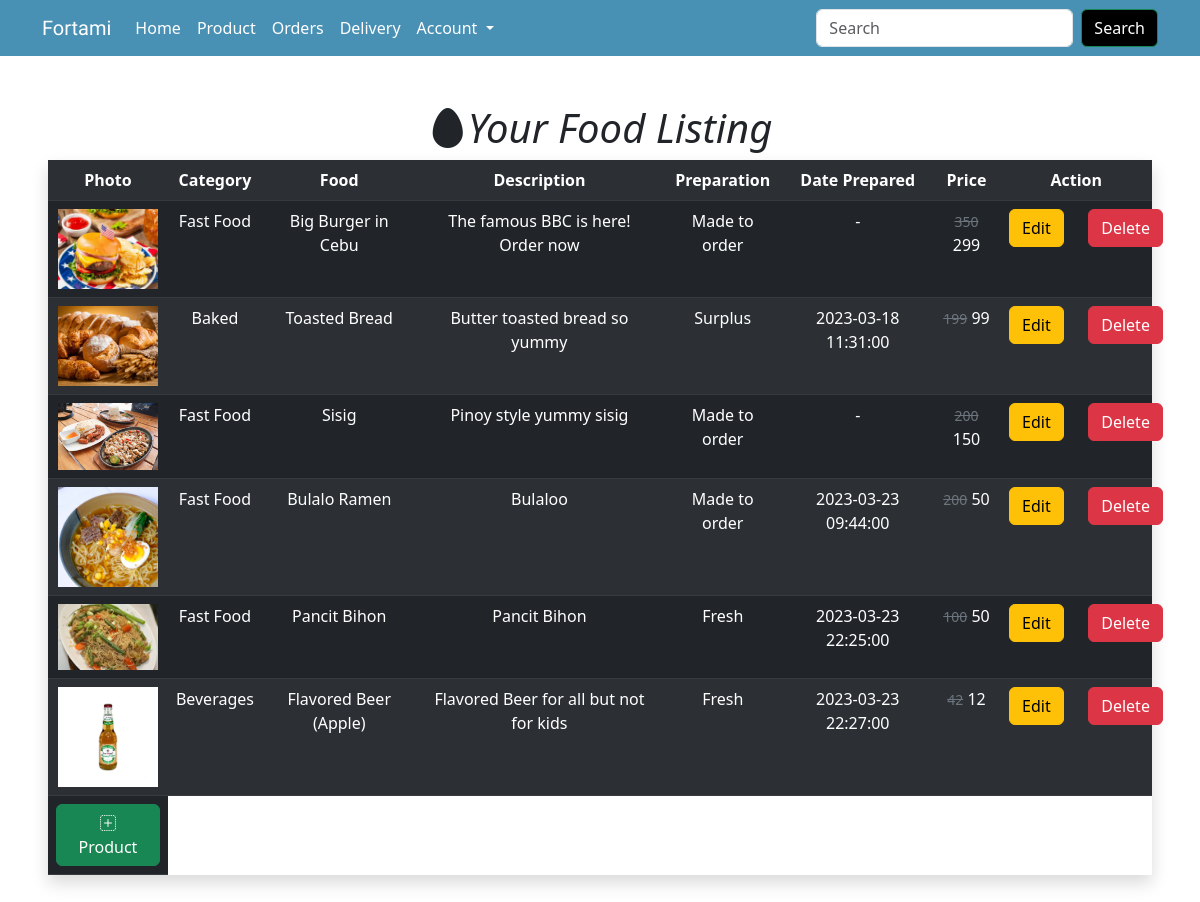
/product.php (signed in), run on the app's committed database.
### tables this page shows
CREATE TABLE `food_product` (
  `food_id` int(20) NOT NULL,
  `user_id` int(20) NOT NULL,
  `category_id` int(20) NOT NULL,
  `food_pic` varchar(255) NOT NULL,
  `food_name` varchar(50) NOT NULL,
  `food_description` varchar(100) NOT NULL,
  `preparation` varchar(50) NOT NULL,
  `food_creation` datetime DEFAULT NULL,
  `food_discountedPrice` varchar(50) DEFAULT NULL,
  `food_origPrice` varchar(50) NOT NULL
);

CREATE TABLE `category` (
  `category_id` int(20) NOT NULL,
  `category_name` varchar(50) NOT NULL,
  `category_description` varchar(50) NOT NULL
);

### backend.php (called while the page is built, shortened)
<?php
    class Backend{
      public $host = 'localhost';
      public $user = 'root';
      public $pass = '';
      public $db = 'fortami';
      public $con;
      function __construct(){
        $this->con = new mysqli($this->host,$this->user,$this->pass,$this->db) or die("Connection Error!");
      }
      function listproduct(){
          $sql = "SELECT food_id, food_pic,category.category_name,food_name,food_description,preparation,
          food_creation,food_discountedPrice,food_origPrice FROM food_product JOIN category ON food_product.category_id = category.category_id ORDER BY food_id";
          $result = $this->con->query($sql);
          return $result;
      }
    }
?>

### product.php (the view, shortened to what this page needs)
<?php
include 'backend.php';
include 'sellerheader.php';
?>
<!DOCTYPE html>
<html lang="en">
<head>
    <link rel="stylesheet" href="https://cdn.jsdelivr.net/npm/bootstrap-icons@1.10.3/font/bootstrap-icons.css">
</head>
<body>
    <?php
        $backend = new Backend;
        $list = $backend->listproduct();
    ?>
    <div class="container-fluid p-5" >
        <div class="col-12"><h1 class=" text-center "><i class="bi bi-egg-fill ">Your Food Listing</i></h1></div>
        <table class="table table-dark shadow table-striped text-center">
            <tr>
                <th>Photo</th>
                <th>Category</th>
                <th>Food</th>
                <th>Description</th>
                <th>Preparation</th>
                <th>Date Prepared</th>
                <th>Price</th>
                <th>Action</th>
            </tr>
            <?php
                foreach($list as $data){
            ?>
            <tr>
                <td><img src="./src/Food Menu/<?=$data['food_pic']?>" class="img-fluid" alt="Food Image" style="max-width:100px"></td>
                <td><?=$data['category_name']?></td>
                <td><?=$data['food_name']?></td>
                <td><?=$data['food_description']?></td>
                <td><?=$data['preparation']?></td>
                <td><?php
                        if($data['food_creation'] == '0000-00-00 00:00:00'){
                            echo "-";
                        }
                        else {
                            echo $data['food_creation'];
                        }
                    ?>
                </td>
                <td><?="<small><s class='text-secondary'>".$data['food_origPrice']."</s></small>"." ".$data['food_discountedPrice'];?></td>
                <td>
                    <div class="row" >
                        <div class="col-md-6">
                            <a class="btn btn-warning" href="./edit.php?id=<?=$data['food_id']?>" >Edit</a>
                        </div>
                        <div class="col-md-6">
                            <form action="" method="post">
                                <input type="submit" value="Delete" name="delbtn" class="btn btn-danger">
                            </form>
                        </div>
                    </div>
                </td>
            </tr>
            <?php
                }
            ?>
            <tr>
                <td><a class="btn btn-success text-center" href="./add.php"><i class="bi bi-plus-square-dotted"></i> Product</a></td>
            </tr>
        </table>
    </div>
</body>
</html>

### data on the page
food_product: food_pic (picture), category.category_name "Fast Food", food_name "Big Burger in Cebu", food_description "The famous BBC is here! Order now", preparation "Made to order", food_origPrice "350", food_discountedPrice "299"
food_product: food_pic (picture), category.category_name "Baked", food_name "Toasted Bread", food_description "Butter toasted bread so yummy", preparation "Surplus", food_creation "2023-03-18 11:31:00", food_origPrice "199", food_discountedPrice "99"
food_product: food_pic (picture), category.category_name "Fast Food", food_name "Sisig", food_description "Pinoy style yummy sisig", preparation "Made to order", food_origPrice "200", food_discountedPrice "150"
food_product: food_pic (picture), category.category_name "Fast Food", food_name "Bulalo Ramen", food_description "Bulaloo", preparation "Made to order", food_creation "2023-03-23 09:44:00", food_origPrice "200", food_discountedPrice "50"
food_product: food_pic (picture), category.category_name "Fast Food", food_name "Pancit Bihon", food_description "Pancit Bihon", preparation "Fresh", food_creation "2023-03-23 22:25:00", food_origPrice "100", food_discountedPrice "50"
food_product: food_pic (picture), category.category_name "Beverages", food_name "Flavored Beer (Apple)", food_description "Flavored Beer for all but not for kids", preparation "Fresh", food_creation "2023-03-23 22:27:00", food_origPrice "42", food_discountedPrice "12"
